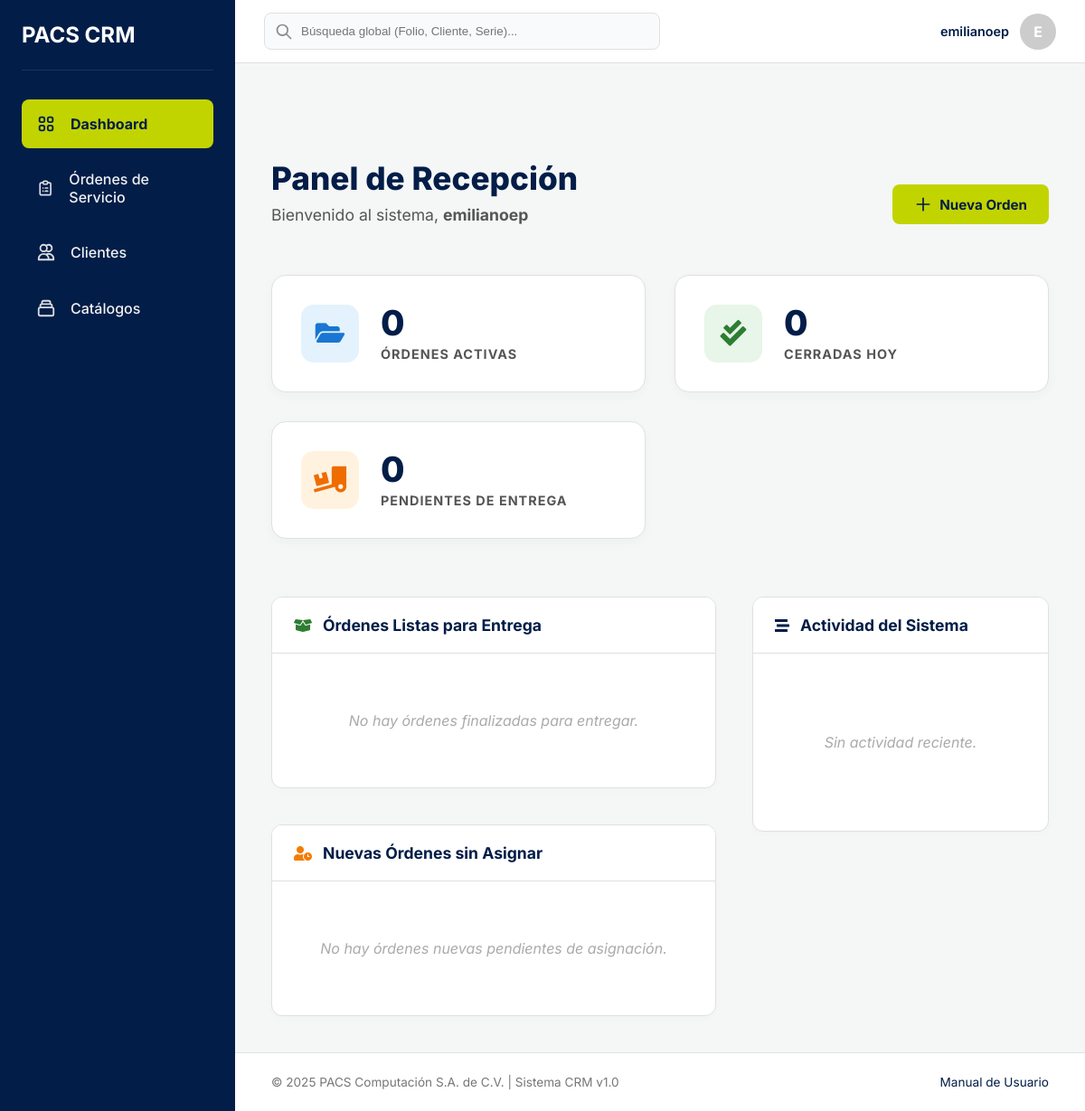
The page /dashboards/recepcion/ (signed in) on the database as committed earlier.
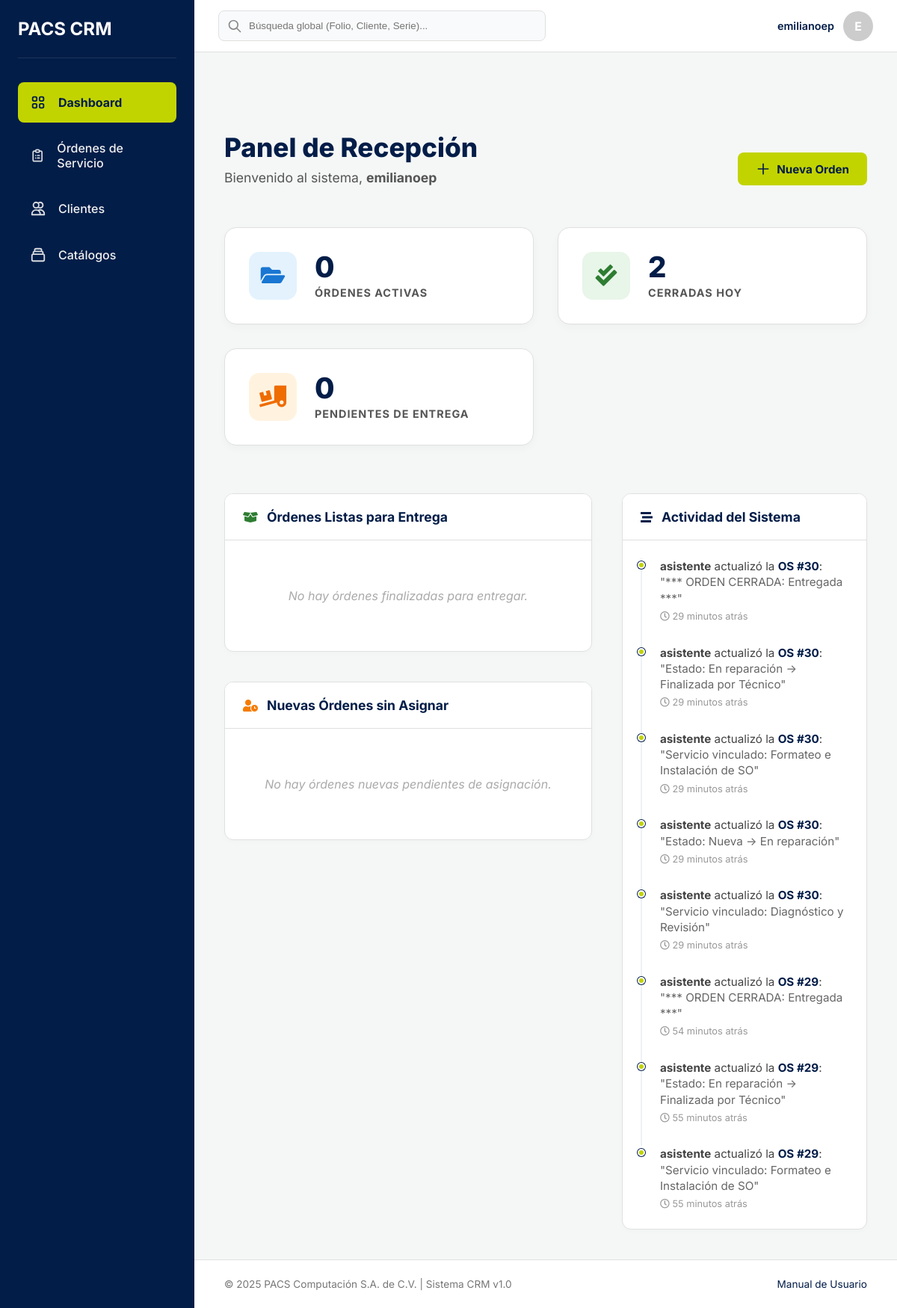
The same page on the database as committed later.
### gestion_ordenes/models.py (models this page shows, shortened)
class BitacoraOrden(models.Model):
    orden = models.ForeignKey(OrdenServicio, on_delete=models.CASCADE, related_name="bitacora")
    usuario = models.ForeignKey(settings.AUTH_USER_MODEL, on_delete=models.SET_NULL, null=True, related_name="entradas_bitacora")
    fecha_hora = models.DateTimeField(auto_now_add=True, verbose_name="Fecha y Hora")
    descripcion = models.TextField()
    class Meta:
        verbose_name = "Entrada de Bitácora"
        verbose_name_plural = "Bitácora de Órdenes" # Ajustado para claridad
        ordering = ['-fecha_hora'] # Mostrar las entradas más recientes primero

class OrdenServicio(models.Model):
    ESTADO_NUEVA = 'Nueva'
    ESTADO_DIAGNOSTICO = 'En diagnóstico'
    ESTADO_ESPERANDO_AUTORIZACION = 'Esperando autorización'
    ESTADO_ESPERANDO_REFACCION = 'Esperando refacción'
    ESTADO_EN_REPARACION = 'En reparación'
    ESTADO_FINALIZADA_TECNICO = 'Finalizada por Técnico'
    ESTADO_ENTREGADA = 'Entregada'
    ESTADO_CANCELADA = 'Cancelada'
    ESTADO_OPCIONES = [
        (ESTADO_NUEVA, 'Nueva'),
        (ESTADO_DIAGNOSTICO, 'En diagnóstico'),
        (ESTADO_ESPERANDO_AUTORIZACION, 'Esperando autorización'),
        (ESTADO_ESPERANDO_REFACCION, 'Esperando refacción'),
        (ESTADO_EN_REPARACION, 'En reparación'),
        (ESTADO_FINALIZADA_TECNICO, 'Finalizada por Técnico'),
        (ESTADO_ENTREGADA, 'Entregada'),
        (ESTADO_CANCELADA, 'Cancelada'),
    ]
    PRIORIDAD_BAJA = 'Baja'
    PRIORIDAD_NORMAL = 'Normal'
    PRIORIDAD_ALTA = 'Alta'
    PRIORIDAD_OPCIONES = [
        (PRIORIDAD_BAJA, 'Baja'),
        (PRIORIDAD_NORMAL, 'Normal'),
        (PRIORIDAD_ALTA, 'Alta'),
    ]
    cliente = models.ForeignKey(Cliente, on_delete=models.PROTECT, related_name="ordenes")
    equipo = models.ForeignKey(Equipo, on_delete=models.PROTECT, related_name="ordenes")
    asistente_receptor = models.ForeignKey(
        settings.AUTH_USER_MODEL,
        on_delete=models.SET_NULL,
        null=True,
        related_name="ordenes_recibidas",
        verbose_name="Asistente que recibió"
    )
    tecnico_asignado = models.ForeignKey(
        settings.AUTH_USER_MODEL,
        on_delete=models.SET_NULL,
        null=True,
        blank=True, # Puede no asignarse de inmediato
        related_name="ordenes_asignadas",
        verbose_name="Técnico asignado"
    )
    servicios = models.ManyToManyField(
        TipoServicio,
        blank=True, # Puede que no se aplique un servicio del catálogo
        related_name="ordenes",
        verbose_name="Servicios aplicados"
    )
    descripcion_falla = models.TextField(verbose_name="Descripción de la falla")
    contrasena_equipo = models.CharField(max_length=255, blank=True, null=True, verbose_name="Contraseña del equipo (Encriptada)") # Recordar encriptar/desencriptar en las vistas <-------------------
    estado = models.CharField(max_length=50, choices=ESTADO_OPCIONES, default=ESTADO_NUEVA)
    prioridad = models.CharField(max_length=20, choices=PRIORIDAD_OPCIONES, default=PRIORIDAD_NORMAL)
    fecha_creacion = models.DateTimeField(auto_now_add=True, verbose_name="Fecha de creación")
    fecha_cierre = models.DateTimeField(blank=True, null=True, verbose_name="Fecha de cierre")
    class Meta:
        verbose_name = "Orden de Servicio"
        verbose_name_plural = "Órdenes de Servicio"
        ordering = ['-fecha_creacion'] # Mostrar las más recientes primero por defecto

### dashboard/views.py (the view)
# urls.py: path('recepcion/', views.dashboard_recepcion, name='dashboard_recepcion'),
@login_required
def dashboard_recepcion(request):
    now_local = timezone.localtime()
    inicio_dia = now_local.replace(hour=0, minute=0, second=0, microsecond=0)
    fin_dia = now_local.replace(hour=23, minute=59, second=59, microsecond=999999)
    total_abiertas = OrdenServicio.objects.exclude(
        estado__in=[
            OrdenServicio.ESTADO_ENTREGADA,
            OrdenServicio.ESTADO_CANCELADA
        ]
    ).count()
    cerradas_hoy = OrdenServicio.objects.filter(
        fecha_cierre__range=(inicio_dia, fin_dia)
    ).count()
    ordenes_para_entrega = OrdenServicio.objects.filter(
        estado=OrdenServicio.ESTADO_FINALIZADA_TECNICO
    ).select_related('cliente', 'equipo').order_by('-fecha_creacion')[:5]
    ordenes_sin_asignar = OrdenServicio.objects.filter(
        estado=OrdenServicio.ESTADO_NUEVA,
        tecnico_asignado__isnull=True
    ).select_related('cliente', 'equipo').order_by('-fecha_creacion')[:5]
    ultimas_bitacoras = BitacoraOrden.objects.select_related('orden', 'usuario').order_by('-fecha_hora')[:8]
    context = {
        'kpi_abiertas': total_abiertas,
        'kpi_cerradas_hoy': cerradas_hoy,
        'ordenes_para_entrega': ordenes_para_entrega,
        'ordenes_sin_asignar': ordenes_sin_asignar,
        'feed_actividad': ultimas_bitacoras,
    }
    return render(request, 'dashboard/dash_recepcion.html', context)

### dashboard/templates/dashboard/dash_recepcion.html (shortened to what this page needs)
{% extends 'base.html' %}
{% block content %}
<div class="dashboard-container">
    <header class="dashboard-header">
        <div class="header-info">
            <h1 class="page-title">Panel de Recepción</h1>
            <p class="welcome-text">Bienvenido al sistema, <strong>{{ user.first_name|default:user.username }}</strong></p>
        </div>
        <a href="{% url 'crear_orden' %}" class="btn btn-action">
            <svg style="width:20px;height:20px;" fill="none" stroke="currentColor" viewBox="0 0 24 24">
                <path stroke-linecap="round" stroke-linejoin="round" stroke-width="2" d="M12 4v16m8-8H4"></path>
            </svg>
            Nueva Orden
        </a>
    </header>
    <section class="kpi-section">
        <div class="kpi-grid">
            <div class="kpi-card">
                <div class="kpi-icon-box bg-active"><i class="fas fa-folder-open"></i></div>
                <div class="kpi-numbers">
                    <h3>{{ kpi_abiertas }}</h3>
                    <p>Órdenes Activas</p>
                </div>
            </div>
            <div class="kpi-card">
                <div class="kpi-icon-box bg-closed"><i class="fas fa-check-double"></i></div>
                <div class="kpi-numbers">
                    <h3>{{ kpi_cerradas_hoy }}</h3>
                    <p>Cerradas Hoy</p>
                </div>
            </div>
            <div class="kpi-card">
                <div class="kpi-icon-box bg-delivery"><i class="fas fa-truck-loading"></i></div>
                <div class="kpi-numbers">
                    <h3>{{ ordenes_para_entrega.count }}</h3>
                    <p>Pendientes de Entrega</p>
                </div>
            </div>
        </div>
    </section>
    <div class="dashboard-main-grid">
        <div class="tasks-column">
            <div class="panel-card" style="margin-bottom: 2.5rem;">
                <div class="panel-header">
                    <i class="fas fa-box-open" style="color: #2e7d32;"></i>
                    <h2>Órdenes Listas para Entrega</h2>
                </div>
                {% if ordenes_para_entrega %}
                    <div>
                        {% for orden in ordenes_para_entrega %}
                        <a href="{% url 'detalle_orden' orden.id %}" class="row-link">
                            <div class="row-main">
                                <span class="row-title">#{{ orden.id }} — {{ orden.cliente.nombre_completo }}</span>
                                <div class="row-sub">
                                    <span class="status-dot" style="background: #2e7d32;"></span>
                                    {{ orden.equipo.tipo_equipo }} | {{ orden.equipo.marca }} {{ orden.equipo.modelo }}
                                </div>
                            </div>
                            <i class="fas fa-chevron-right" style="color: #ccc;"></i>
                        </a>
                        {% endfor %}
                    </div>
                {% else %}
                    <div class="empty-msg">No hay órdenes finalizadas para entregar.</div>
                {% endif %}
            </div>
            <div class="panel-card">
                <div class="panel-header">
                    <i class="fas fa-user-clock" style="color: #f57c00;"></i>
                    <h2>Nuevas Órdenes sin Asignar</h2>
                </div>
                {% if ordenes_sin_asignar %}
                    <div>
                        {% for orden in ordenes_sin_asignar %}
                        <a href="{% url 'editar_orden' orden.id %}" class="row-link">
                            <div class="row-main">
                                <span class="row-title">#{{ orden.id }} — {{ orden.cliente.nombre_completo }}</span>
                                <div class="row-sub">
                                    <i class="far fa-calendar-alt"></i> Ingreso: {{ orden.fecha_creacion|date:"d/m H:i" }}
                                </div>
                            </div>
                            <span class="btn btn-primary" style="padding: 0.4rem 0.8rem; font-size: 0.8rem;">Asignar</span>
                        </a>
                        {% endfor %}
                    </div>
                {% else %}
                    <div class="empty-msg">No hay órdenes nuevas pendientes de asignación.</div>
                {% endif %}
            </div>
        </div>
        <div class="activity-column">
            <div class="panel-card">
                <div class="panel-header">
                    <i class="fas fa-stream" style="color: var(--color-primario);"></i>
                    <h2>Actividad del Sistema</h2>
                </div>
                <div class="activity-feed">
                    {% for entrada in feed_actividad %}
                    <div class="feed-item">
                        <div class="feed-marker"></div>
                        <div class="feed-content">
                            <strong>{{ entrada.usuario.username }}</strong> actualizó la
                            <a href="{% url 'detalle_orden' entrada.orden.id %}" style="color: var(--color-primario); font-weight: 700; text-decoration: none;">OS #{{ entrada.orden.id }}</a>:
                            <br>
                            <span style="color: #666;">"{{ entrada.descripcion|truncatechars:65 }}"</span>
                            <span class="feed-time"><i class="far fa-clock"></i> {{ entrada.fecha_hora|timesince }} atrás</span>
                        </div>
                    </div>
                    {% empty %}
                        <div class="empty-msg">Sin actividad reciente.</div>
                    {% endfor %}
                </div>
            </div>
        </div>
    </div>
</div>
{% endblock %}
{% block extra_js %}
<link rel="stylesheet" href="https://cdnjs.cloudflare.com/ajax/libs/font-awesome/5.15.4/css/all.min.css">
{% endblock %}

### templates/base.html (shortened to what this page needs)
{% load static %}
<!DOCTYPE html>
<html lang="es">
<head>
</head>
<body>
    <aside class="sidebar" id="sidebar">
        <div class="sidebar-header">
            <h2 style="color: white;">PACS CRM</h2>
        </div>
        <nav class="sidebar-nav">
            <ul>
                <li>
                    <a href="{% url 'dashboard_home' %}" class="{% if 'dashboards' in request.path %}active{% endif %}">
                        <span>Dashboard</span>
                    </a>
                </li>
                <li>
                    <a href="{% url 'lista_ordenes' %}" class="{% if 'ordenes' in request.path %}active{% endif %}">
                        <span>Órdenes de Servicio</span>
                    </a>
                </li>
                <li>
                    <a href="{% url 'lista_clientes' %}" class="{% if 'clientes' in request.path %}active{% endif %}">
                        <svg class="nav-icon" fill="none" stroke="currentColor" viewBox="0 0 24 24"><path stroke-linecap="round" stroke-linejoin="round" stroke-width="2" d="M12 4.354a4 4 0 110 5.292M15 21H3v-1a6 6 0 0112 0v1zm0 0h6v-1a6 6 0 00-9-5.197M13 7a4 4 0 11-8 0 4 4 0 018 0z"></path></svg>
                        <span>Clientes</span>
                    </a>
                </li>
                <li>
                    <a href="{% url 'lista_catalogos' %}" class="{% if 'catalogos' in request.path %}active{% endif %}">
                        <span>Catálogos</span>
                    </a>
                </li>
            </ul>
        </nav>
    </aside>
    <header class="navbar">
        <div class="navbar-search">
            <svg class="search-icon" fill="none" stroke="currentColor" viewBox="0 0 24 24"><path stroke-linecap="round" stroke-linejoin="round" stroke-width="2" d="M21 21l-6-6m2-5a7 7 0 11-14 0 7 7 0 0114 0z"></path></svg>
            <input type="text" placeholder="Búsqueda global (Folio, Cliente, Serie)...">
        </div>
        <div class="navbar-user-area">
            <div class="user-profile">
                <span class="user-name">{{ user.get_full_name|default:user.username }}</span>
                <div style="width:40px;height:40px;background:#ccc;border-radius:50%;display:flex;align-items:center;justify-content:center;color:white;font-weight:bold;">
                    {{ user.username|slice:":1"|upper }}
                </div>
            </div>
        </div>
    </header>
    <main class="main-content">
        {% block content %}{% endblock %}
    </main>
    <footer class="footer">
        <div>© 2025 PACS Computación S.A. de C.V. | Sistema CRM v1.0</div>
        <div><a href="#" style="color:var(--color-primario);text-decoration:none;">Manual de Usuario</a></div>
    </footer>
    {% block extra_js %}{% endblock %}
</body>
</html>

Rows that differ between the two databases and show on the page:
added BitacoraOrden: usuario.username "asistente", orden.id "30", descripcion "*** ORDEN CERRADA: Entregada ***", fecha_hora "29 minutos"
added BitacoraOrden: usuario.username "asistente", orden.id "30", descripcion "Estado: En reparación -> Finalizada por Técnico", fecha_hora "29 minutos"
added BitacoraOrden: usuario.username "asistente", orden.id "30", descripcion "Servicio vinculado: Formateo e Instalación de SO", fecha_hora "29 minutos"
added BitacoraOrden: usuario.username "asistente", orden.id "30", descripcion "Estado: Nueva -> En reparación", fecha_hora "29 minutos"
added BitacoraOrden: usuario.username "asistente", orden.id "30", descripcion "Servicio vinculado: Diagnóstico y Revisión", fecha_hora "29 minutos"
added BitacoraOrden: usuario.username "asistente", orden.id "29", descripcion "*** ORDEN CERRADA: Entregada ***", fecha_hora "54 minutos"
added BitacoraOrden: usuario.username "asistente", orden.id "29", descripcion "Estado: En reparación -> Finalizada por Técnico", fecha_hora "55 minutos"
added BitacoraOrden: usuario.username "asistente", orden.id "29", descripcion "Servicio vinculado: Formateo e Instalación de SO", fecha_hora "55 minutos"
Other text that changed with them:
{{ kpi_cerradas_hoy }}: "0" → "2"
text no longer shown: "Sin actividad reciente."
